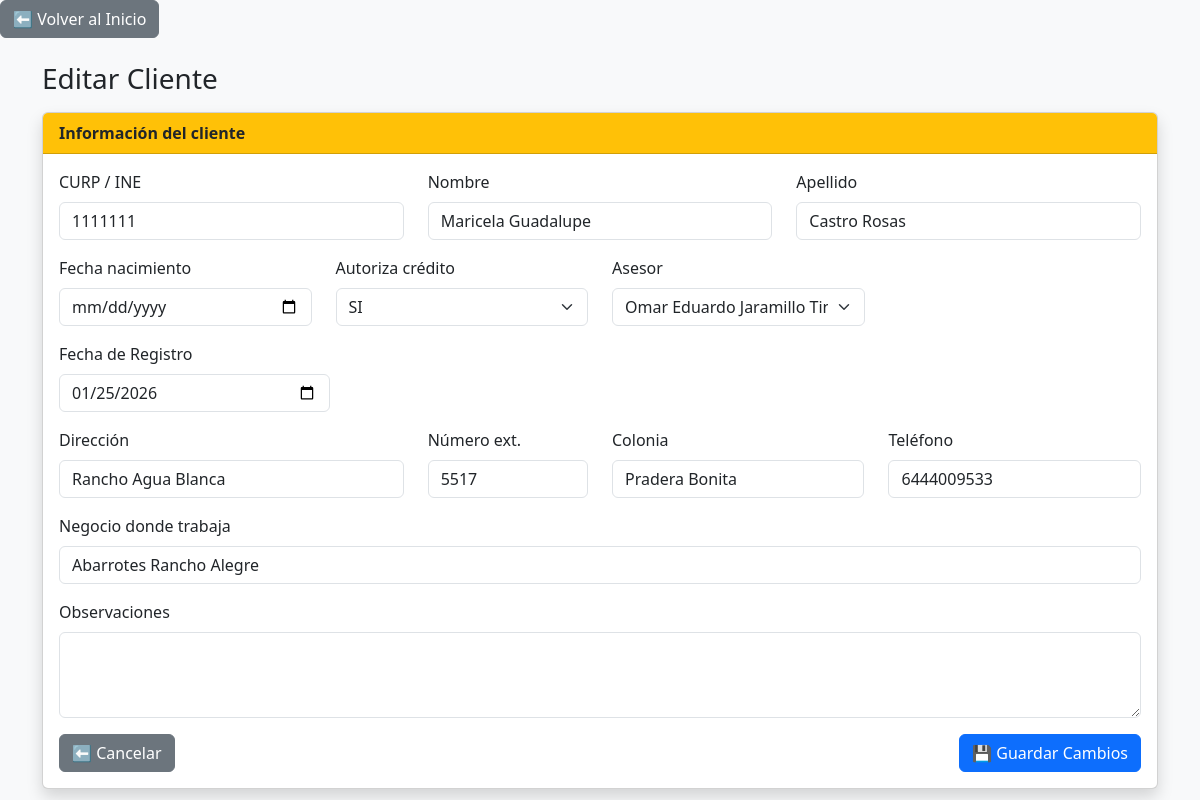
The app's page /prestamos_je/editar_cliente.php?id=1 (signed in) with its own data.
### tables this page shows
CREATE TABLE `clientes` (
  `id_cliente` int(11) NOT NULL,
  `curp_ine` varchar(25) DEFAULT NULL,
  `nombre` varchar(50) DEFAULT NULL,
  `apellido` varchar(50) DEFAULT NULL,
  `fecha_nacimiento` date DEFAULT NULL,
  `direccion` varchar(100) DEFAULT NULL,
  `numero_exterior` varchar(20) DEFAULT NULL,
  `colonia` varchar(50) DEFAULT NULL,
  `telefono` varchar(15) DEFAULT NULL,
  `autoriza_credito` enum('SI','NO') DEFAULT 'NO',
  `estatus` enum('ACTIVO','MAL_HISTORIAL','BLOQUEADO') DEFAULT 'ACTIVO',
  `id_asesor` int(11) NOT NULL,
  `id_usuario` int(11) NOT NULL,
  `fecha_registro` timestamp NOT NULL DEFAULT current_timestamp(),
  `negocio` varchar(150) DEFAULT NULL,
  `observaciones` text DEFAULT NULL,
  `numero_ext` varchar(10) DEFAULT NULL,
  `fecha_bloqueo` date DEFAULT NULL,
  `fecha_desbloqueo` date DEFAULT NULL,
  `dias_bloqueo` int(11) DEFAULT NULL,
  `motivo_bloqueo` text DEFAULT NULL
);

CREATE TABLE `empleados` (
  `id_empleado` int(11) NOT NULL,
  `ine_empleado` varchar(20) DEFAULT NULL,
  `nombre` varchar(50) DEFAULT NULL,
  `apellido` varchar(50) DEFAULT NULL,
  `direccion` varchar(100) DEFAULT NULL,
  `telefono` varchar(15) DEFAULT NULL,
  `curp_seguro` varchar(20) DEFAULT NULL,
  `puesto` enum('GERENTE','SUPERVISOR','ASESOR') DEFAULT NULL,
  `estatus` enum('ACTIVO','BAJA') DEFAULT 'ACTIVO',
  `rol` enum('ASESOR','SUPERVISOR','GERENTE') NOT NULL DEFAULT 'ASESOR'
);

### prestamos_je/editar_cliente.php (the view, shortened to what this page needs)
<?php
include("conexion.php");
$id_cliente = intval($_GET['id']);
$stmt = $conexion->prepare("
    SELECT *
    FROM clientes
    WHERE id_cliente = ?
    LIMIT 1
");
$stmt->bind_param("i", $id_cliente);
$stmt->execute();
$resultado = $stmt->get_result();
$cliente = $resultado->fetch_assoc();
$asesores = $conexion->query("
    SELECT id_empleado, nombre, apellido
    FROM empleados
    WHERE rol = 'ASESOR'
    ORDER BY nombre
");
?>
<!DOCTYPE html>
<html lang="es">
<head>
    <link href="https://cdn.jsdelivr.net/npm/bootstrap@5.3.2/dist/css/bootstrap.min.css" rel="stylesheet">
</head>
<body class="bg-light">
<?php include("menu.php"); ?>
<div class="container mt-4">
<h3 class="mb-3">Editar Cliente</h3>
<div class="card shadow">
<div class="card-header bg-warning">
    <strong>Información del cliente</strong>
</div>
<div class="card-body">
<form method="POST">
<div class="row mb-3">
    <div class="col-md-4">
        <label class="form-label">CURP / INE</label>
        <input type="text" name="curp_ine" class="form-control"
               value="<?= htmlspecialchars($cliente['curp_ine']) ?>" required>
    </div>
    <div class="col-md-4">
        <label class="form-label">Nombre</label>
        <input type="text" name="nombre" class="form-control"
               value="<?= htmlspecialchars($cliente['nombre']) ?>" required>
    </div>
    <div class="col-md-4">
        <label class="form-label">Apellido</label>
        <input type="text" name="apellido" class="form-control"
               value="<?= htmlspecialchars($cliente['apellido']) ?>" required>
    </div>
</div>
<div class="row mb-3">
    <div class="col-md-3">
        <label class="form-label">Fecha nacimiento</label>
        <input type="date" name="fecha_nacimiento" class="form-control"
               value="<?= $cliente['fecha_nacimiento'] ?>">
    </div>
    <div class="col-md-3">
        <label class="form-label">Autoriza crédito</label>
        <select name="autoriza_credito" class="form-select">
            <option value="SI" <?= $cliente['autoriza_credito']=='SI'?'selected':'' ?>>SI</option>
        </select>
    </div>
    <div class="col-md-3">
        <label class="form-label">Asesor</label>
        <select name="id_asesor" class="form-select">
            <?php while ($a = $asesores->fetch_assoc()) { ?>
                <option value="<?= $a['id_empleado'] ?>"
                    <?= $cliente['id_asesor']==$a['id_empleado']?'selected':'' ?>>
                    <?= $a['nombre'].' '.$a['apellido'] ?>
                </option>
            <?php } ?>
        </select>
    </div>
</div>
<div class="col-md-3">
    <label class="form-label">Fecha de Registro</label>
    <?php if ($_SESSION['rol'] === 'GERENTE'): ?>
        <input type="date" name="fecha_registro" class="form-control"
               value="<?= date('Y-m-d', strtotime($cliente['fecha_registro'])) ?>">
    <?php endif; ?>
</div>
<div class="row mb-3 mt-3">
    <div class="col-md-4">
        <label class="form-label">Dirección</label>
        <input type="text" name="direccion" class="form-control"
               value="<?= htmlspecialchars($cliente['direccion']) ?>">
    </div>
    <div class="col-md-2">
        <label class="form-label">Número ext.</label>
        <input type="text" name="numero_exterior" class="form-control"
               value="<?= htmlspecialchars($cliente['numero_exterior']) ?>">
    </div>
    <div class="col-md-3">
        <label class="form-label">Colonia</label>
        <input type="text" name="colonia" class="form-control"
               value="<?= htmlspecialchars($cliente['colonia']) ?>">
    </div>
    <div class="col-md-3">
        <label class="form-label">Teléfono</label>
        <input type="text" name="telefono" class="form-control"
               value="<?= htmlspecialchars($cliente['telefono']) ?>">
    </div>
</div>
<div class="mb-3">
    <label class="form-label">Negocio donde trabaja</label>
    <input type="text" name="negocio" class="form-control"
           value="<?= htmlspecialchars($cliente['negocio']) ?>">
</div>
<div class="mb-3">
    <label class="form-label">Observaciones</label>
    <textarea name="observaciones" class="form-control" rows="3"><?= htmlspecialchars($cliente['observaciones']) ?></textarea>
</div>
<div class="d-flex justify-content-between">
    <a href="clientes.php" class="btn btn-secondary">⬅ Cancelar</a>
    <button type="submit" class="btn btn-primary">💾 Guardar Cambios</button>
</div>
</form>
</div>
</div>
</div>
</body>
</html>

### records on screen
clientes: curp_ine "1111111", nombre "Maricela Guadalupe", apellido "Castro Rosas", autoriza_credito "SI", id_asesor "Omar Eduardo Jaramillo Tinoco", fecha_registro "01/25/2026", direccion "Rancho Agua Blanca", numero_exterior "5517", colonia "Pradera Bonita", telefono "6444009533", negocio "Abarrotes Rancho Alegre"
